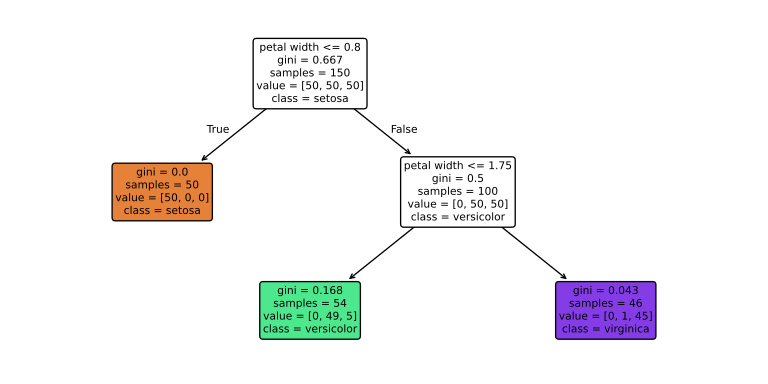

Here is the Python script that generated this plot:
import matplotlib.pyplot as plt
from io import StringIO
from sklearn.datasets import load_iris
from sklearn.tree import DecisionTreeClassifier, plot_tree

iris = load_iris()
X = iris.data[:, 2:]  # petal length, petal width
clf = DecisionTreeClassifier(max_depth=2, random_state=0).fit(X, iris.target)

fig, ax = plt.subplots(figsize=(8, 4))
plot_tree(clf,
          feature_names=['petal length', 'petal width'],
          class_names=list(iris.target_names),
          filled=True, rounded=True, fontsize=8, ax=ax, impurity=True)

plt.tight_layout()

buffer = StringIO()
plt.savefig(buffer, format="svg", transparent=True)
print(buffer.getvalue())

plt.close()
